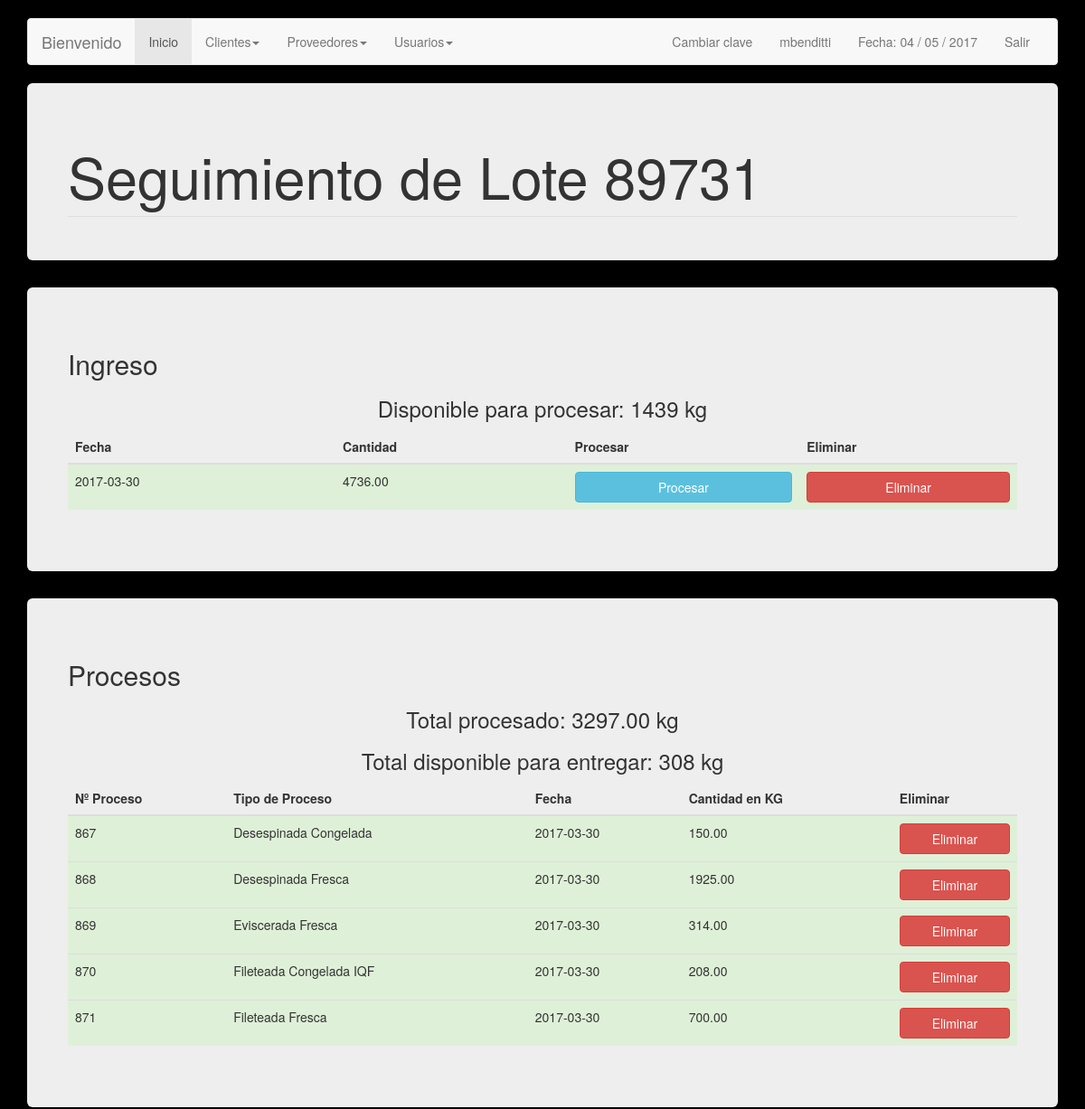
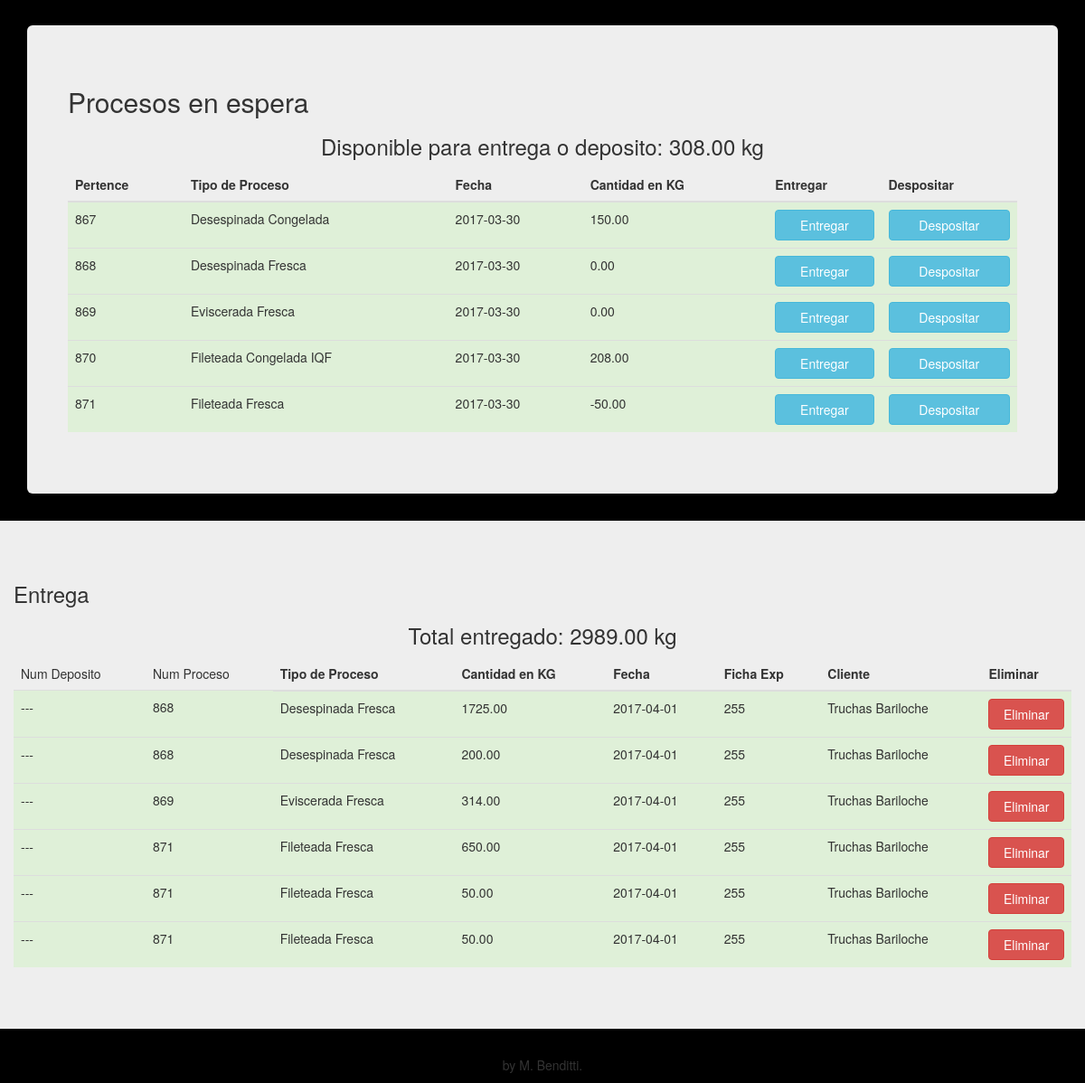
/seguimiento_lote.php?idLote=89731 (signed in), run on the app's committed database (2 pictures, top to bottom).
### tables this page shows
CREATE TABLE `ingresos` (
  `idIngreso` int(11) NOT NULL,
  `idLote` int(11) NOT NULL,
  `fecha` date NOT NULL,
  `cantidad` decimal(7,2) NOT NULL
);

CREATE TABLE `procesos` (
  `idProceso` int(11) NOT NULL,
  `idIngreso` int(11) NOT NULL,
  `tipoProceso` int(11) NOT NULL,
  `fecha` date NOT NULL,
  `cantidad` decimal(7,2) NOT NULL
);

CREATE TABLE `tiposprocesos` (
  `idTipoProceso` int(11) NOT NULL,
  `descripcion` varchar(50) NOT NULL
);

CREATE TABLE `procesoenespera` (
  `idProceso` int(11) NOT NULL,
  `fecha` date NOT NULL,
  `cantidad` decimal(7,2) NOT NULL,
  `idProcesoEnEspera` int(11) NOT NULL
);

### seguimiento_lote.php (the view, shortened to what this page needs)
<?php
include('config.php');
$nlote = $_GET['idLote'];
$link = mysqli_connect ($dbhost, $dbusername, $dbuserpass);
mysqli_select_db($link,$dbname) or die('No se puede seleccionar la base de datos');
$cantProcesada = mysqli_query($link,"	SELECT SUM(pe.cantidad) AS cantidad
																			FROM procesoenespera pe
																			JOIN procesos p ON p.idProceso = pe.idProceso
																			JOIN ingresos i ON i.idIngreso = p.idIngreso
																			WHERE idLote = '{$nlote}' ");
$cantProcesada = mysqli_fetch_array($cantProcesada);
$tock = $cantProcesada['cantidad'];
$cantIngresada = mysqli_query($link,"SELECT cantidad FROM ingresos WHERE idLote = '{$nlote}'");
$cantIngresada = mysqli_fetch_array($cantIngresada);
$cantIngresada = $cantIngresada['cantidad'];
$tockQuery2 = mysqli_query($link,"SELECT SUM(p.cantidad) AS cantidad FROM ingresos i JOIN procesos p ON i.idIngreso = p.idIngreso WHERE idLote = '{$nlote}'");
$tockProcesa = mysqli_fetch_array($tockQuery2);
$tockProcesa = $tockProcesa['cantidad'];
$tockProcesa = $cantIngresada - $tockProcesa;
$cantTotalProcesada = mysqli_query($link,"	SELECT SUM(p.cantidad) AS cantidad
																			FROM ingresos i
																			JOIN procesos p ON p.idIngreso = i.idIngreso
																			WHERE idLote = '{$nlote}' ");
if(mysqli_num_rows($cantTotalProcesada) > 0){
	$cantTotalProcesada = mysqli_fetch_array($cantTotalProcesada);
	$cantTotalProcesada = $cantTotalProcesada['cantidad'];
}else{
	$cantTotalProcesada = 0;
}
$cantTotalEnt = mysqli_query($link,"	SELECT SUM(e.cantidad) AS cantidad
																			FROM entregas e
																			JOIN procesoenespera pe ON pe.idProcesoEnEspera = e.idProcesoEnEspera
																			JOIN procesos p ON p.idProceso = pe.idProceso
																			JOIN ingresos i ON i.idIngreso= p.idIngreso
																			WHERE idLote = '{$nlote}'");
if(mysqli_num_rows($cantTotalEnt) > 0){
	$cantTotalEnt = mysqli_fetch_array($cantTotalEnt);
	$cantTotalEnt = $cantTotalEnt['cantidad'];
}else{
	$cantTotalEnt = 0;
}
$cantTotalDep = mysqli_query($link,"	SELECT SUM(d.cantidad) AS cantidad
																			FROM depositos d
																			JOIN procesoenespera pe ON d.idProcesoEnEspera = pe.idProcesoEnEspera
																			JOIN procesos p ON p.idProceso = pe.idProceso
																			JOIN ingresos i ON i.idIngreso= p.idIngreso
																			WHERE idLote = '{$nlote}'");
if(mysqli_num_rows($cantTotalDep) > 0){
	$cantTotalDep = mysqli_fetch_array($cantTotalDep);
	$cantTotalDep = $cantTotalDep['cantidad'];
}else{
	$cantTotalDep = 0;
}
$cantTotalSum = $cantTotalDep + $tock;
$ingresos = mysqli_query($link,"SELECT * FROM ingresos WHERE idLote = '{$nlote}'") or die(mysql_error());
$ingresos2 = mysqli_query($link,"SELECT * FROM ingresos WHERE idLote = '{$nlote}'") or die(mysql_error());
$idIngreso = mysqli_fetch_array($ingresos2);
$idIngreso = $idIngreso['idIngreso'];
$procesos = mysqli_query($link,"SELECT * FROM procesos JOIN tiposprocesos ON tipoProceso = idTipoProceso WHERE idIngreso = '{$idIngreso}'") or die(mysql_error());
$procesoEnEsperaQuery = mysqli_query($link,"SELECT pe.idProceso,pe.fecha,pe.cantidad,pe.idProcesoEnEspera,tp.descripcion FROM procesoenespera pe JOIN procesos p ON pe.idProceso = p.idProceso JOIN tiposprocesos tp ON p.tipoProceso = tp.idTipoProceso WHERE idIngreso= {$idIngreso}");
$procesoEnEsperaCant = mysqli_query($link,"SELECT SUM(pe.cantidad) AS cantidad FROM procesoenespera pe JOIN procesos p ON pe.idProceso = p.idProceso JOIN ingresos i ON i.idIngreso = p.idIngreso WHERE p.idIngreso= {$idIngreso}");
$procesoEnEsperaCant = mysqli_fetch_array($procesoEnEsperaCant);
$procesoEnEsperaCant = $procesoEnEsperaCant['cantidad'];
$entregas = mysqli_query($link,"SELECT idEntrega,cliente,fichaExpedicion,e.idProcesoEnEspera,e.iDeposito,e.cantidad,e.fecha,nombre,p.idProceso,descripcion,i.idIngreso
FROM entregas e
JOIN procesoenespera pe ON pe.idProcesoEnEspera = e.idProcesoEnEspera
JOIN procesos p ON p.idProceso = pe.idProceso
JOIN tiposprocesos tp ON tp.idTipoProceso = p.tipoProceso
JOIN clientes c ON c.idCliente = e.cliente
JOIN ingresos i ON i.idIngreso = p.idIngreso
WHERE i.idIngreso = {$idIngreso}
UNION ALL
SELECT idEntrega,cliente,fichaExpedicion,e.idProcesoEnEspera,e.iDeposito,e.cantidad,e.fecha,nombre,p.idProceso,descripcion,i.idIngreso
FROM entregas e
JOIN depositos d ON d.iDeposito = e.iDeposito
JOIN procesoenespera pe ON pe.idProcesoEnEspera = d.idProcesoEnEspera
JOIN procesos p ON p.idProceso = pe.idProceso
JOIN tiposprocesos tp ON tp.idTipoProceso = p.tipoProceso
JOIN clientes c ON c.idCliente = e.cliente
JOIN ingresos i ON i.idIngreso = p.idIngreso
WHERE i.idIngreso = {$idIngreso}") or die(mysql_error());
?>
<!DOCTYPE html>
<html lang="en">
  <head>
    <link href="css/bootstrap.min.css" rel="stylesheet">
  </head>
  <body>
    <br>
        <div class="container">
		<div class="navbar navbar-default" role="navigation">
		<div class="container-fluid">
		  <div class="navbar-header">
			<a class="navbar-brand" href="#">Bienvenido </a>
		  </div>
		  <div class="navbar-collapse collapse">
			<ul class="nav navbar-nav">
			  <li class="active"><a href="inicio.php">Inicio</a></li>
			  <li class="dropdown">
				<a class="dropdown-toggle" data-toggle="dropdown" href="#">Clientes<span class="caret"></span></a>
			  </li>
			  <li class="dropdown">
				<a class="dropdown-toggle" data-toggle="dropdown" href="#">Proveedores<span class="caret"></span></a>
			  </li>
		<?php
		  if($_SESSION["permiso"] == 1) {
			?> <li class="dropdown">
						<a class="dropdown-toggle" data-toggle="dropdown" href="#">Usuarios<span class="caret"></span></a>
					  </li><?php
		  }
		?>
			</ul>
			<ul class="nav navbar-nav navbar-right">
		<li><a href="form_cambiar_clave.php"> Cambiar clave </a></li>
			   <li><a href=""> <?php echo $_SESSION["s_username"]; ?> </a></li>
			  <li><a href="">Fecha:
				<?php
				echo date("d / m / Y");
				?></a></li>
			  <li><a href="cerrar.php">Salir</a></li>
			</ul>
		  </div>
		</div>
		</div>
      <div class="jumbotron">
        <div class="row">
          <h1> Seguimiento de Lote <?php echo $nlote; ?> </h1>
          <ul class="nav nav-tabs" algin="right">
          </ul>
        </div>
      </div>
      <div class="jumbotron">
        <div class="row">
				  <?php if (mysqli_num_rows($ingresos)>0){ ?>
                    <table class="table table-hover">
                      <h2> Ingreso</h2>
					  <div align="center"><h3> Disponible para procesar: <?php echo $tockProcesa; ?> kg</h3></div>
                        <thead>
                          	  <th> Fecha </th>
                              <th> Cantidad </th>
							  <?php if($tockProcesa != 0) {?>
							  <th> Procesar </th>
							  <?php } ?>
							  <?php if($_SESSION["permiso"] == 1) {?> <th> Eliminar </th> <?php }?>
                          </thead>
                          <tbody>
                          	<?php while($arrayIngresos = mysqli_fetch_array($ingresos)){ ?>
                              <tr class="success">
                                  <td> <?php echo $arrayIngresos['fecha']; ?> </td>
                                  <td> <?php echo $arrayIngresos['cantidad']; ?> </td>
								  <?php if($tockProcesa != 0) {?>
								  <td>  <a href="form_proceso.php?idIngreso=<?php echo $arrayIngresos['idIngreso'];?>&max=<?php echo $tockProcesa; ?>" role="button"  class="btn btn-info btn-primary btn-block"> Procesar </a></td>
								  <?php } ?>
								 <?php if($_SESSION["permiso"] == 1) {?>
								  <td>  <a href="eliminar.php?id=<?php echo $arrayIngresos['idIngreso'];?>&tipo=ingreso " role="button"  class="btn btn-danger btn-primary btn-block"> Eliminar </a></td>
								  <?php }?>
                              </tr>
                              <?php } ?>
                          </tbody>
                    <?php } ?>
                  </table>
              </div>
              </div>
			  <?php if (mysqli_num_rows($procesos)>0){ ?>
					<div class="jumbotron">
						<div class="row">
							<table class="table table-hover">
								<h2> Procesos </h2>
								<div align="center"><h3> Total procesado: <?php echo $cantTotalProcesada; ?> kg</h3></div>
								<div align="center"><h3> Total disponible para entregar: <?php echo $cantTotalSum; ?> kg</h3></div>
								<thead>
									<th> Nº Proceso </th>
									<th> Tipo de Proceso </th>
									<th> Fecha </th>
									<th> Cantidad en KG </th>
									<?php if($_SESSION["permiso"] == 1) {?> <th> Eliminar </th> <?php }?>
								</thead>
								<tbody>
									<?php while($arrayProcesos = mysqli_fetch_array($procesos)){ ?>
									<tr class="success">
										<td> <?php echo $arrayProcesos['idProceso']; ?> </td>
										<td> <?php echo $arrayProcesos['descripcion']; ?> </td>
										<td> <?php echo $arrayProcesos['fecha']; ?> </td>
										<td> <?php echo $arrayProcesos['cantidad']; ?> </td>
										<?php if($_SESSION["permiso"] == 1) {?>
										<td>  <a href="eliminar.php?id=<?php echo $arrayProcesos['idProceso'];?>&tipo=proceso " role="button"  class="btn btn-danger btn-primary btn-block"> Eliminar </a></td>
										<?php }?>
									</tr>
									<?php } ?>
								</tbody>
					<?php } ?>
							</table>
						</div>
					</div>
					<?php if ((mysqli_num_rows($procesoEnEsperaQuery) > 0)&&($procesoEnEsperaCant > 0)){ ?>
					<div class="jumbotron">
						<div class="row">
							<table class="table table-hover">
								<h2> Procesos en espera </h2>
								<div align="center"><h3> Disponible para entrega o deposito: <?php echo $tock; ?> kg</h3></div>
								<thead>
									<th> Pertence </th>
									<th> Tipo de Proceso </th>
									<th> Fecha </th>
									<th> Cantidad en KG </th>
									<th> Entregar </th>
									<th> Despositar </th>
								</thead>
								<tbody>
									<?php while($arrayProcesosEp = mysqli_fetch_array($procesoEnEsperaQuery)){ ?>
									<tr class="success">
										<td> <?php echo $arrayProcesosEp['idProceso']; ?> </td>
										<td> <?php echo $arrayProcesosEp['descripcion']; ?> </td>
										<td> <?php echo $arrayProcesosEp['fecha']; ?> </td>
										<td> <?php echo $arrayProcesosEp['cantidad']; ?> </td>
										<td>  <a href="form_entrega.php?id=<?php echo $arrayProcesosEp['idProcesoEnEspera'];?>&max=<?php echo $arrayProcesosEp['cantidad'];?>&idLote=<?php echo $nlote;?>&tipo=proceso" role="button"  class="btn btn-info btn-primary btn-block"> Entregar </a></td>
										<td>  <a href="form_deposito.php?id=<?php echo $arrayProcesosEp['idProcesoEnEspera'];?>&max=<?php echo $arrayProcesosEp['cantidad']; ?>&idLote=<?php echo $nlote;?>" role="button"  class="btn btn-info btn-primary btn-block"> Despositar </a></td>
									</tr>
									<?php } ?>
								</tbody>
					<?php } ?>
							</table>
						</div>
					</div>
					 </div>
				 <?php if (mysqli_num_rows($entregas)>0){ ?>
				 <div class="jumbotron">
					 <div class="row">
						 <table class="table table-hover">
							 <h3> Entrega </h3>
							 	<div align="center"><h3> Total entregado: <?php echo $cantTotalEnt; ?> kg</h3></div>
							 <thead>
								 <td> Num Deposito </td>
								 <td> Num Proceso </td>
								 <th> Tipo de Proceso </th>
								 <th> Cantidad en KG </th>
								 <th> Fecha </th>
								 <th> Ficha Exp </th>
								 <th> Cliente </th>
								 <?php if($_SESSION["permiso"] == 1) {?> <th> Eliminar </th> <?php }?>
							 </thead>
							 <tbody>
								 <?php while($arrayEntregas = mysqli_fetch_array($entregas)){ ?>
								 <tr class="success">
									 <td> <?php if($arrayEntregas['iDeposito'] != NULL){ echo $arrayEntregas['iDeposito'];}else{ echo " --- ";} ?> </td>
									 <td> <?php if($arrayEntregas['idProceso'] != NULL){ echo $arrayEntregas['idProceso'];}else{ echo " --- ";} ?> </td>
									 <td> <?php echo $arrayEntregas['descripcion']; ?> </td>
									 <td> <?php echo $arrayEntregas['cantidad']; ?> </td>
									 <td> <?php echo $arrayEntregas['fecha']; ?> </td>
									 <td> <?php echo $arrayEntregas['fichaExpedicion']; ?> </td>
									 <td> <?php echo $arrayEntregas['nombre']; ?> </td>
									 <?php if($_SESSION["permiso"] == 1) {?>
									 <td>  <a href="eliminar.php?id=<?php echo $arrayEntregas['idEntrega'];?>&tipo=entrega " role="button"  class="btn btn-danger btn-primary btn-block"> Eliminar </a></td>
									 <?php }?>
								 </tr>
								 <?php } ?>
							 </tbody>
				 <?php } ?>
						 </table>
					 </div>
				 </div>
    <p align="center"> by M. Benditti. </p>
  </body>
</html>

### seguimiento_lote.php (style rules this page uses)
body { background: #000; }

### data on the page
ingresos: fecha "2017-03-30", cantidad "4736.00"
procesos: idProceso "867", tipoProceso.descripcion "Desespinada Congelada", fecha "2017-03-30", cantidad "150.00"
procesos: idProceso "868", tipoProceso.descripcion "Desespinada Fresca", fecha "2017-03-30", cantidad "1925.00"
procesos: idProceso "869", tipoProceso.descripcion "Eviscerada Fresca", fecha "2017-03-30", cantidad "314.00"
procesos: idProceso "870", tipoProceso.descripcion "Fileteada Congelada IQF", fecha "2017-03-30", cantidad "208.00"
procesos: idProceso "871", tipoProceso.descripcion "Fileteada Fresca", fecha "2017-03-30", cantidad "700.00"
procesoenespera: idProceso "867", tiposprocesos.descripcion "Desespinada Congelada", fecha "2017-03-30", cantidad "150.00"
procesoenespera: idProceso "868", tiposprocesos.descripcion "Desespinada Fresca", fecha "2017-03-30", cantidad "0.00"
procesoenespera: idProceso "869", tiposprocesos.descripcion "Eviscerada Fresca", fecha "2017-03-30", cantidad "0.00"
procesoenespera: idProceso "870", tiposprocesos.descripcion "Fileteada Congelada IQF", fecha "2017-03-30", cantidad "208.00"
procesoenespera: idProceso "871", tiposprocesos.descripcion "Fileteada Fresca", fecha "2017-03-30", cantidad "-50.00"

### other printed values
$_SESSION["s_username"] "mbenditti"
$nlote "89731"
$tockProcesa "1439"
$cantTotalProcesada "3297.00"
$cantTotalSum "308"
$tock "308.00"
$cantTotalEnt "2989.00"
$arrayEntregas['idProceso'] "868"
$arrayEntregas['descripcion'] "Desespinada Fresca"
$arrayEntregas['cantidad'] "1725.00"
$arrayEntregas['fecha'] "2017-04-01"
$arrayEntregas['fichaExpedicion'] "255"
$arrayEntregas['nombre'] "Truchas Bariloche"
$arrayEntregas['cantidad'] "200.00"
$arrayEntregas['idProceso'] "869"
